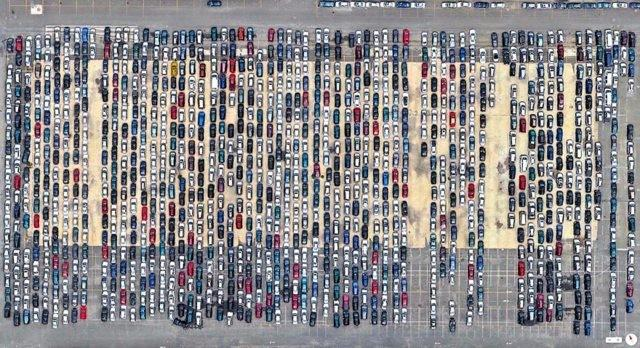
#> input picture DataScience/notebooks/2DFFT/pics/new_parking_lot.jpg, 640 x 348 px
$ jupyter execute --allow-errors idea_number_shoppers.ipynb   (shell and % lines are left out)   (Python 2 division)
#> lines starting #> are read from the running program, lines starting #| are printed output that depends on the picture
# Revisiting the 2 Dimensional Fourier Transform
###Original Business Motivation: Improving Cars as a Proxy for Shoppers

source of image: http://www.fanrto.com/upload/4/a3/4a372e17716046f6.jpg

We know that there are companies which use satellite images of parking lots, to quantify the
amount of shoppers at a given client business. Using a deep neural network to analyze 30 cm resolution satelite images, the number of cars in the
parking lot can be accurately counted.

Counting cars is a great first step to quantification, but how about getting closer to actual buying power and conversion ratio ?

$$total\text{ }shoppers \approx \left(\frac{people}{1{car}}\right)(n_{cars})$$

# Fundalmental Business Question
* How can we better estimate the spending power represented by a vehilce ?

## Heuristics That Seem Reasonable
 * Assume that more people means tendency to higher expenditure
 * Bigger vehicles have the ability to transport more or larger items
 * Larger size vehicles bring more shoppers

# Technical Purpose of this exercise
For this notebook, I'm going to use the above parking lot satelite image to practice analysising a 2D FFT.

<b>This technique doesn't work or I couldn't get it to</b>

That doesn't mean this isn't a good thing to try.

1. No need to classify / tag anything
2. Good practice in remembering how K-space works
3. Another reason to use Python for image processing
4. Practice using an imperfect method to derive business insights

### Experiment
* Take an image of vertically alinged cars in a parking lot.
* Count the number of cars to simulate the ML classifier's automated count.
* Perform 2D FFT
  * Detect vehicle sizes with resolution of 1 meter
  * use ratio of signal to total car count to estimate number of vehicles with size $x$
* Try to generalize to any orientation of vehicle in a parking lot.

# Technical Considerations: Nyquist

* I'm only using the length dimension which is the y axis in my test image above.
* Using an image sub section with veritcally aligned cars

## Some vehicle lengths
I didn't spend very much time to accurately determine the average dimensions of vehicles by class.
That's another project in itself. For this notebook I think it will suffice to choose reasonable test dimensions.

<table>
<hd><tr><td>Model</td><td>Length</td><td>Schematic</td></tr></hd>
<tr><td>Chevy Tahoe</td><td>$513 cm$</td><td></td>
<tr><td>Toyata Celica</td><td>$450 cm$</td> <td></td>
<tr><td>$\Delta{L}$</td><td>$63cm$</td><td></td></tr>
<tr><td>$nyquist_{30cm}$</td><td>$60 cm$</td></tr>
</table>


We should be able to detect the difference in length (y axis in our test image). However, we won't have room for error which is already a
<b><font color='red'>HUGE RED FLAG</font></b>.

If there's even one pixel of noise then the 2 dimensional FFT won't resolve enough.

## Load the data and some Python image processing methods

[cell 1]
import scipy.ndimage
import scipy.signal
import matplotlib.pyplot as plt
from scipy import fftpack
import sys
sys.path.append("/home/daniel/git/Python2.7/DataScience/notebooks/orbital")

data = scipy.ndimage.imread("pics/new_parking_lot.jpg", flatten=False)# load in grey scale False
#> data is the input picture: shape (348, 640, 3); mean R, G, B 141.1, 138.4, 140.6

[cell 2]
data_sub = data[50:90, 0:100]
plt.figure(figsize=(10, 10))
plt.imshow(data_sub, interpolation='nearest', origin='upper')

# Estimate the sample image resolution
* vehicle widths have less variation across size class than lengths
 * I'll use the width to estimate the image resolution

I Googled for the average car width. Not really scientific, I used an Ask.com answer and confirmed that it is reasonable by my choice of examples, the Toyota Celica. The wheel base dimension is given and I extented that by 100 mm.

To count pixels that make up a width, I counted 3 vehicles in the sub plot and considered the average. I didn't want to take too long to get a number since
I feel that I can safely keep $30 cm$ as the high end limit and if it's below that then I'll outside the Nyquist frequency.

$$res = \frac{185 cm}{6_{pixels}} \approx 31 cm $$

<b>Let's call it 30 cm which I know to be a standard image product dimension used by analysis companies.</b>

### Custom methods I wrote for the FFT

[cell 3]
# reload the data in grey scale mode
data = scipy.ndimage.imread("pics/new_parking_lot.jpg", flatten=True)
#> data: shape (348, 640) float32; min 0, max 255, mean 139.5
data_sub = data[50:90, 0:100]
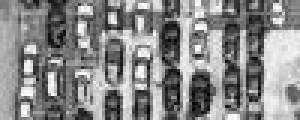
#> data_sub: shape (40, 100) float32 (shown 3 times larger); min 0.57, max 254.7, mean 136.6

[cell 4]
def fft2D(data, zoom=1):
    if not isinstance(zoom, int):
        zoom = np.floor(zoom).astype(int)

    fft = fftpack.fft2(data)
    fft  = fftpack.fftshift(fft)
    power2D = fft.real**2
    half = power2D.shape[0]/2
    if zoom == 1:
        power1D = power2D[:, 0:half].mean(0)
    else:
        out = power2D[:, 0:half]
        out = scipy.signal.decimate(out, zoom, axis=0)
        out = scipy.signal.decimate(out, zoom, axis=1)
        power1D = out.mean(1)

    power1D *=  0.5 * 1.0/data.shape[0]
    return power1D

[cell 5]
## k space scale
def k_scale(dim, npts, zoom=1.0):
    zoom = np.floor(zoom).astype(np.int16)
    camera_res = 0.30/zoom # m
    max_len = camera_res * dim #m , size of sub plot
    nyq = 2 * camera_res #m
    range_ = max_len - nyq
    k = np.arange(nyq, max_len,range_/npts)

    return k

### Experiment 1 onsub sample of the image

[cell 6]
# up sample the image so that I can use low pass filter
zoom = 7
data_sub_hires = scipy.ndimage.zoom(data_sub, zoom=zoom, order=1, mode='nearest', prefilter=True)
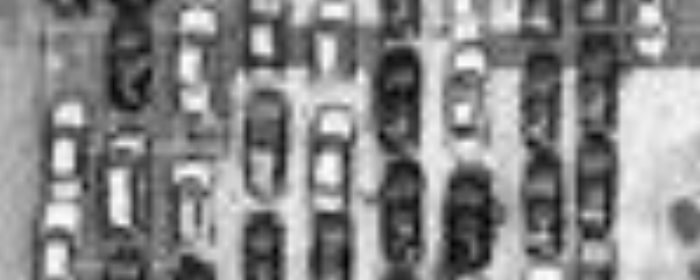
#> data_sub_hires: shape (280, 700) float32; min 3.11, max 254.3, mean 136.5
data_sub_hires = scipy.ndimage.filters.gaussian_filter(data_sub_hires, 3)

# down sample back to original
data_sub_hires = scipy.signal.decimate(data_sub_hires, zoom, axis=0)
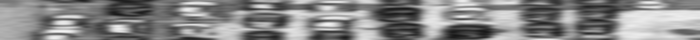
#> data_sub_hires: shape (40, 700) float32; min 23.73, max 244.5, mean 134.8
data_sub_hires = scipy.signal.decimate(data_sub_hires, zoom, axis=1)
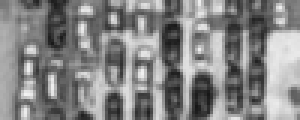
#> data_sub_hires: shape (40, 100) float32 (shown 3 times larger); min 23.3, max 243.2, mean 133.3

[cell 7]
from matplotlib.ticker import AutoMinorLocator

plt.figure(figsize=(15,15))

plt.subplot(221)
plt.imshow(data_sub_hires, interpolation='nearest', origin='upper', cmap='Greys')
plt.title("Smoothed Sub Image")

plt.subplot(222)
plt.imshow(data_sub, interpolation='nearest', origin='upper', cmap='Greys')
plt.title("Original Sub Image")

#> (the rest of this cell did not finish here and is left out)

#> in fft2D, `out = power2D[:, 0:half]`:
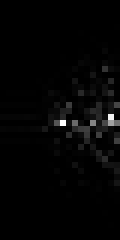
#> out: shape (40, 20) float32 (shown 6 times larger); min 0.024, max 6911510, mean 124921.9; drawn with min black and max white
k = k_scale(data_sub_hires.shape[0], power1D.shape[0], zoom=zoom)

ax223 = plt.subplot(223)
plt.plot(k, power1D)
#plt.xlim(5, 7)
minor_locator = AutoMinorLocator(6)
ax223.xaxis.set_minor_locator(minor_locator)
plt.xlabel("Meters")
plt.grid(which='both')

power1D = fft2D(data_sub)
k = k_scale(data_sub.shape[0], power1D.shape[0], zoom=zoom)

ax224 = plt.subplot(224)
plt.plot(k, power1D)
minor_locator = AutoMinorLocator(6)
ax224.xaxis.set_minor_locator(minor_locator)
plt.xlabel("Meters")
plt.grid(which='both')

Try again with an edge filter first.

[cell 8]
zoom = 7
data_sub_hires = scipy.ndimage.zoom(data_sub, zoom=zoom, order=1, mode='nearest', prefilter=True)
data_sub_hires = scipy.ndimage.filters.gaussian_filter(data_sub_hires, 3)

sobel = scipy.ndimage.filters.laplace(data_sub_hires)
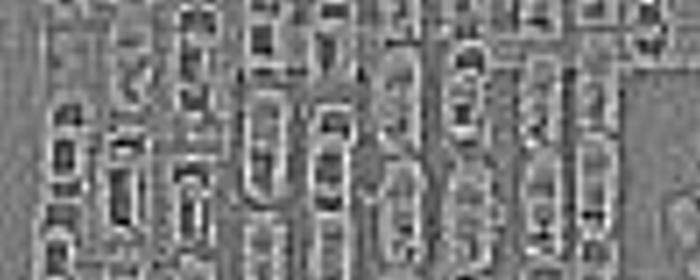
#> sobel: shape (280, 700) float32; min -5.17, max 5.43, mean 1.01e-09; drawn with min black and max white
#> (the rest of this cell did not finish here and is left out)

### Threshold Technique on entire image (for more signal)

[cell 9]
zoom = 9
data = scipy.ndimage.imread("pics/new_parking_lot.jpg", flatten=True)
data = scipy.ndimage.zoom(data, zoom=zoom, order=1, mode='nearest', prefilter=True)
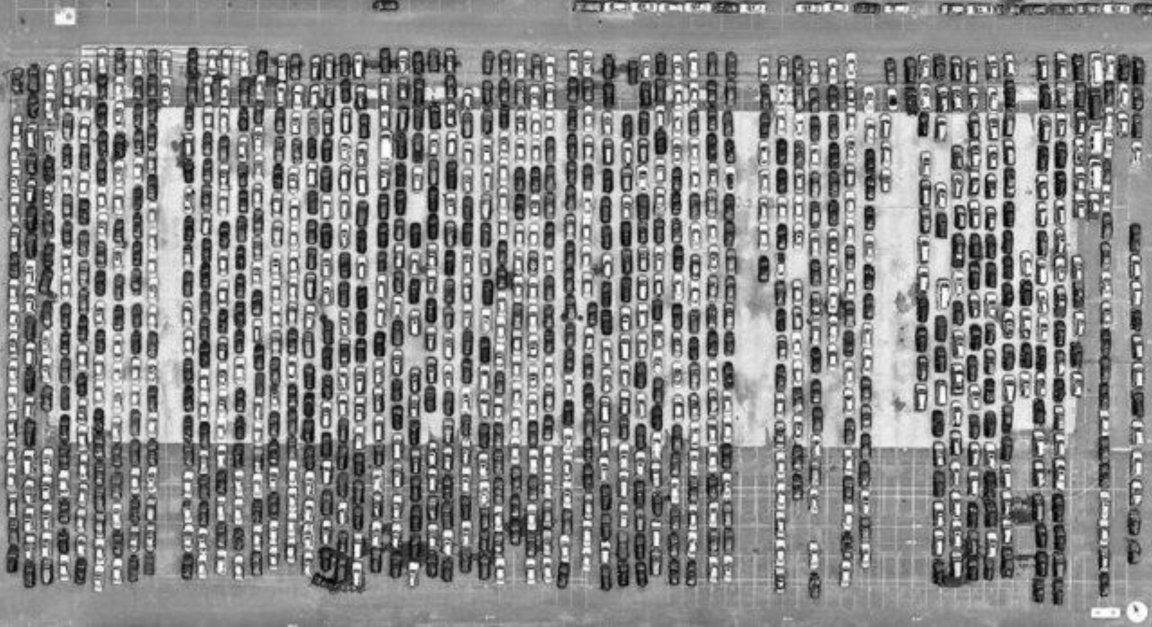
#> data: shape (3132, 5760) float32 (shown at 1/5 size); min 0.428, max 254.9, mean 139.4
data = scipy.ndimage.filters.gaussian_filter(data, 7)

data -= data.mean()

data[data >= 0.45] = 0
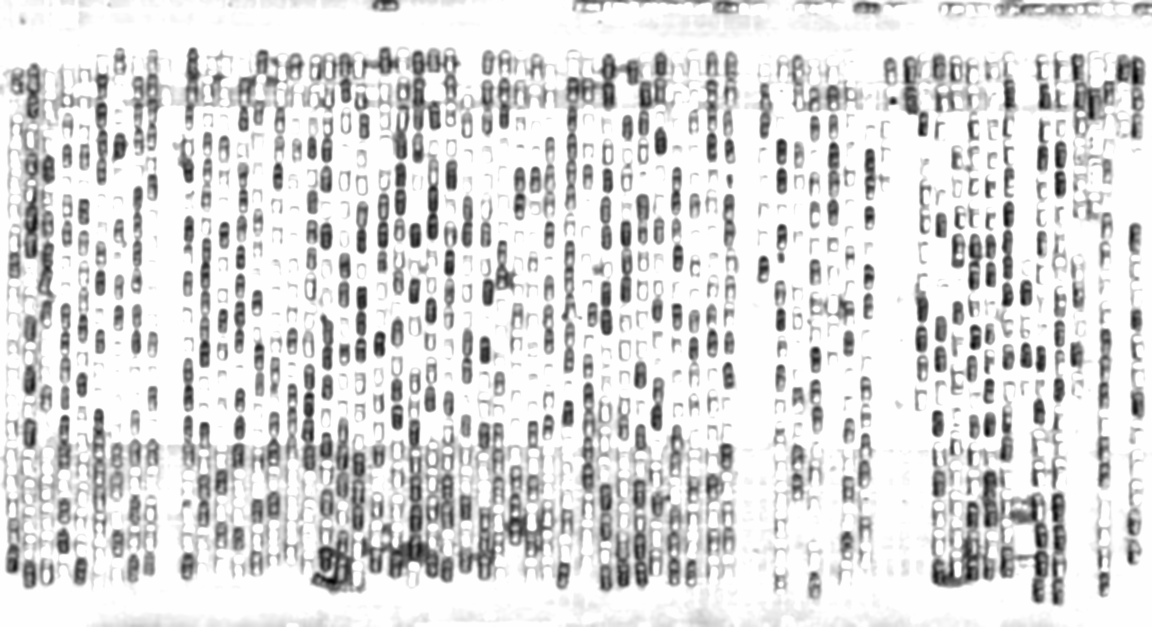
#> data: shape (3132, 5760) float32 (shown at 1/5 size); min -126.4, max 0.45, mean -17.41; drawn with min black and max white
#data[data > 0] = 1

data = scipy.signal.decimate(data, zoom, axis=0)
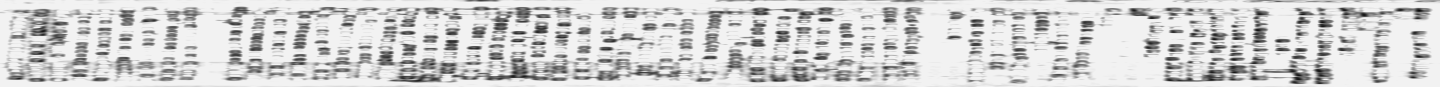
#> data: shape (348, 5760) float32 (shown at 1/4 size); min -125.3, max 6.4, mean -17.22; drawn with min black and max white
data = scipy.signal.decimate(data, zoom, axis=1)
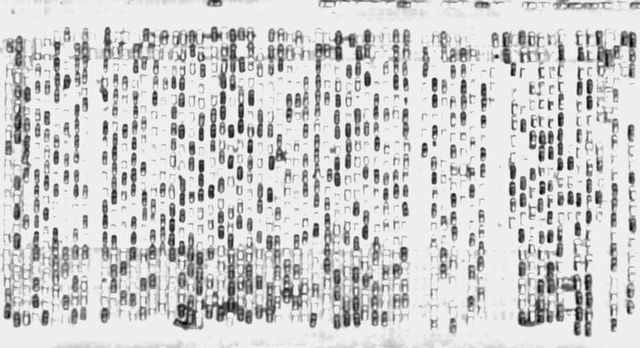
#> data: shape (348, 640) float32; min -123.6, max 8.63, mean -17.02; drawn with min black and max white

power1D_edge = fft2D(data, zoom=1)
#> power1D_edge = 174 values, max 43820.1 at index 168, min 2.46 at index 3, mean 7290.6
#> (the rest of this cell did not finish here and is left out)
